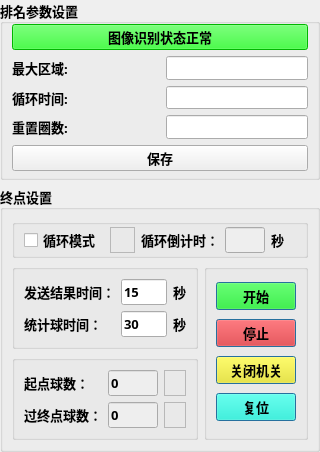
              <widget class="QWidget" name="widget_20" native="true">
               <property name="minimumSize">
                <size>
                 <width>320</width>
                 <height>10</height>
                </size>
               </property>
               <property name="maximumSize">
                <size>
                 <width>200</width>
                 <height>16777215</height>
                </size>
               </property>
               <property name="font">
                <font>
                 <family>微软雅黑</family>
                 <pointsize>10</pointsize>
                 <bold>true</bold>
                </font>
               </property>
               <layout class="QGridLayout" name="gridLayout_29">
                <property name="leftMargin">
                 <number>0</number>
                </property>
                <property name="topMargin">
                 <number>0</number>
                </property>
                <property name="rightMargin">
                 <number>0</number>
                </property>
                <property name="bottomMargin">
                 <number>0</number>
                </property>
                <item row="0" column="0">
                 <widget class="QGroupBox" name="groupBox_ranking">
                  <property name="minimumSize">
                   <size>
                    <width>0</width>
                    <height>10</height>
                   </size>
                  </property>
                  <property name="maximumSize">
                   <size>
                    <width>16777215</width>
                    <height>180</height>
                   </size>
                  </property>
                  <property name="title">
                   <string>排名参数设置</string>
                  </property>
                  <layout class="QGridLayout" name="gridLayout_30">
                   <property name="topMargin">
                    <number>0</number>
                   </property>
                   <property name="bottomMargin">
                    <number>6</number>
                   </property>
                   <item row="2" column="0">
                    <widget class="QLabel" name="label_15">
                     <property name="minimumSize">
                      <size>
                       <width>0</width>
                       <height>10</height>
                      </size>
                     </property>
                     <property name="text">
                      <string>循环时间:</string>
                     </property>
                    </widget>
                   </item>
                   <item row="4" column="0" colspan="4">
                    <widget class="QPushButton" name="pushButton_save_Ranking">
                     <property name="minimumSize">
                      <size>
                       <width>0</width>
                       <height>10</height>
                      </size>
                     </property>
                     <property name="text">
                      <string>保存</string>
                     </property>
                    </widget>
                   </item>
                   <item row="1" column="2" colspan="2">
                    <widget class="QLineEdit" name="lineEdit_area_Ranking">
                     <property name="minimumSize">
                      <size>
                       <width>0</width>
                       <height>10</height>
                      </size>
                     </property>
                     <property name="toolTip">
                      <string>&lt;html&gt;&lt;head/&gt;&lt;body&gt;&lt;p&gt;设置最大区域数&lt;/p&gt;&lt;/body&gt;&lt;/html&gt;</string>
                     </property>
                    </widget>
                   </item>
                   <item row="3" column="2" colspan="2">
                    <widget class="QLineEdit" name="lineEdit_lap_Ranking">
                     <property name="minimumSize">
                      <size>
                       <width>0</width>
                       <height>10</height>
                      </size>
                     </property>
                     <property name="toolTip">
                      <string>&lt;html&gt;&lt;head/&gt;&lt;body&gt;&lt;p&gt;设置最大圈数&lt;/p&gt;&lt;/body&gt;&lt;/html&gt;</string>
                     </property>
                    </widget>
                   </item>
                   <item row="2" column="2" colspan="2">
                    <widget class="QLineEdit" name="lineEdit_Time_Restart_Ranking">
                     <property name="minimumSize">
                      <size>
                       <width>0</width>
                       <height>10</height>
                      </size>
                     </property>
                     <property name="toolTip">
                      <string/>
                     </property>
                    </widget>
                   </item>
                   <item row="1" column="0">
                    <widget class="QLabel" name="label_13">
                     <property name="minimumSize">
                      <size>
                       <width>0</width>
                       <height>10</height>
                      </size>
                     </property>
                     <property name="text">
                      <string>最大区域:</string>
                     </property>
                    </widget>
                   </item>
                   <item row="3" column="0">
                    <widget class="QLabel" name="label_14">
                     <property name="minimumSize">
                      <size>
                       <width>0</width>
                       <height>10</height>
                      </size>
                     </property>
                     <property name="text">
                      <string>重置圈数:</string>
                     </property>
                    </widget>
                   </item>
                   <item row="0" column="0" colspan="4">
                    <widget class="QPushButton" name="pushButton_udp_time">
                     <property name="minimumSize">
                      <size>
                       <width>0</width>
                       <height>10</height>
                      </size>
                     </property>
                     <property name="styleSheet">
                      <string notr="true">background:rgb(0, 255, 0)</string>
                     </property>
                     <property name="text">
                      <string>图像识别状态正常</string>
                     </property>
                    </widget>
                   </item>
                  </layout>
                 </widget>
                </item>
                <item row="1" column="0">
                 <widget class="QGroupBox" name="groupBox_18">
                  <property name="minimumSize">
                   <size>
                    <width>0</width>
                    <height>10</height>
                   </size>
                  </property>
                  <property name="maximumSize">
                   <size>
                    <width>16777215</width>
                    <height>16777215</height>
                   </size>
                  </property>
                  <property name="font">
                   <font>
                    <family>微软雅黑</family>
                    <pointsize>10</pointsize>
                    <bold>true</bold>
                   </font>
                  </property>
                  <property name="title">
                   <string>终点设置</string>
                  </property>
                  <layout class="QGridLayout" name="gridLayout_67">
                   <item row="0" column="0" colspan="2">
                    <widget class="QGroupBox" name="groupBox_25">
                     <property name="minimumSize">
                      <size>
                       <width>0</width>
                       <height>10</height>
                      </size>
                     </property>
                     <layout class="QGridLayout" name="gridLayout_41">
                      <property name="topMargin">
                       <number>0</number>
                      </property>
                      <property name="bottomMargin">
                       <number>0</number>
                      </property>
                      <item row="0" column="5">
                       <widget class="QLabel" name="label_42">
                        <property name="minimumSize">
                         <size>
                          <width>0</width>
                          <height>10</height>
                         </size>
                        </property>
                        <property name="font">
                         <font>
                          <family>微软雅黑</family>
                          <pointsize>10</pointsize>
                          <bold>true</bold>
                         </font>
                        </property>
                        <property name="text">
                         <string>秒</string>
                        </property>
                       </widget>
                      </item>
                      <item row="0" column="2">
                       <widget class="QLabel" name="label_27">
                        <property name="minimumSize">
                         <size>
                          <width>0</width>
                          <height>10</height>
                         </size>
                        </property>
                        <property name="maximumSize">
                         <size>
                          <width>120</width>
                          <height>16777215</height>
                         </size>
                        </property>
                        <property name="font">
                         <font>
                          <family>微软雅黑</family>
                          <pointsize>10</pointsize>
                          <bold>true</bold>
                         </font>
                        </property>
                        <property name="text">
                         <string>循环倒计时：</string>
                        </property>
                       </widget>
                      </item>
                      <item row="0" column="0">
                       <widget class="QCheckBox" name="checkBox_restart">
                        <property name="minimumSize">
                         <size>
                          <width>80</width>
                          <height>10</height>
                         </size>
                        </property>
                        <property name="font">
                         <font>
                          <family>微软雅黑</family>
                          <pointsize>10</pointsize>
                          <bold>true</bold>
                         </font>
                        </property>
                        <property name="text">
                         <string>循环模式</string>
                        </property>
                       </widget>
                      </item>
                      <item row="0" column="3">
                       <widget class="QLineEdit" name="lineEdit_time">
                        <property name="minimumSize">
                         <size>
                          <width>0</width>
                          <height>10</height>
                         </size>
                        </property>
                        <property name="maximumSize">
                         <size>
                          <width>40</width>
                          <height>16777215</height>
                         </size>
                        </property>
                        <property name="font">
                         <font>
                          <family>微软雅黑</family>
                          <pointsize>10</pointsize>
                          <bold>true</bold>
                         </font>
                        </property>
                        <property name="styleSheet">
                         <string notr="true">background:rgb(238, 238, 238)</string>
                        </property>
                        <property name="readOnly">
                         <bool>true</bool>
                        </property>
                       </widget>
                      </item>
                      <item row="0" column="1">
                       <widget class="QFrame" name="frame_30">
                        <property name="minimumSize">
                         <size>
                          <width>20</width>
                          <height>10</height>
                         </size>
                        </property>
                        <property name="frameShape">
                         <enum>QFrame::Shape::StyledPanel</enum>
                        </property>
                        <property name="frameShadow">
                         <enum>QFrame::Shadow::Raised</enum>
                        </property>
                       </widget>
                      </item>
                     </layout>
                    </widget>
                   </item>
                   <item row="1" column="0">
                    <widget class="QGroupBox" name="groupBox_33">
                     <property name="minimumSize">
                      <size>
                       <width>0</width>
                       <height>10</height>
                      </size>
                     </property>
                     <layout class="QGridLayout" name="gridLayout_47">
                      <item row="2" column="0">
                       <widget class="QLabel" name="label_41">
                        <property name="minimumSize">
                         <size>
                          <width>0</width>
                          <height>10</height>
                         </size>
                        </property>
                        <property name="font">
                         <font>
                          <family>微软雅黑</family>
                          <pointsize>10</pointsize>
                          <bold>true</bold>
                         </font>
                        </property>
                        <property name="text">
                         <string>统计球时间：</string>
                        </property>
                       </widget>
                      </item>
                      <item row="2" column="1">
                       <widget class="QLineEdit" name="lineEdit_time_count_ball">
                        <property name="minimumSize">
                         <size>
                          <width>0</width>
                          <height>10</height>
                         </size>
                        </property>
                        <property name="maximumSize">
                         <size>
                          <width>50</width>
                          <height>16777215</height>
                         </size>
                        </property>
                        <property name="text">
                         <string>30</string>
                        </property>
                       </widget>
                      </item>
                      <item row="0" column="0">
                       <widget class="QLabel" name="label_28">
                        <property name="minimumSize">
                         <size>
                          <width>0</width>
                          <height>10</height>
                         </size>
                        </property>
                        <property name="font">
                         <font>
                          <family>微软雅黑</family>
                          <pointsize>10</pointsize>
                          <bold>true</bold>
                         </font>
                        </property>
                        <property name="text">
                         <string>发送结果时间：</string>
                        </property>
                       </widget>
                      </item>
                      <item row="2" column="2">
                       <widget class="QLabel" name="label_40">
                        <property name="minimumSize">
                         <size>
                          <width>0</width>
                          <height>10</height>
                         </size>
                        </property>
                        <property name="font">
                         <font>
                          <family>微软雅黑</family>
                          <pointsize>10</pointsize>
                          <bold>true</bold>
                         </font>
                        </property>
                        <property name="text">
                         <string>秒</string>
                        </property>
                       </widget>
                      </item>
                      <item row="0" column="1">
                       <widget class="QLineEdit" name="lineEdit_time_send_result">
                        <property name="minimumSize">
                         <size>
                          <width>0</width>
                          <height>10</height>
                         </size>
                        </property>
                        <property name="maximumSize">
                         <size>
                          <width>50</width>
                          <height>16777215</height>
                         </size>
                        </property>
                        <property name="text">
                         <string>15</string>
                        </property>
                       </widget>
                      </item>
                      <item row="0" column="2">
                       <widget class="QLabel" name="label_29">
                        <property name="minimumSize">
                         <size>
                          <width>0</width>
                          <height>10</height>
                         </size>
                        </property>
                        <property name="font">
                         <font>
                          <family>微软雅黑</family>
                          <pointsize>10</pointsize>
                          <bold>true</bold>
                         </font>
                        </property>
                        <property name="text">
                         <string>秒</string>
                        </property>
                       </widget>
                      </item>
                     </layout>
                    </widget>
                   </item>
                   <item row="1" column="1" rowspan="2">
                    <widget class="QGroupBox" name="groupBox_37">
                     <property name="minimumSize">
                      <size>
                       <width>0</width>
                       <height>10</height>
                      </size>
                     </property>
                     <property name="title">
                      <string/>
                     </property>
                     <layout class="QGridLayout" name="gridLayout_48">
                      <item row="1" column="1">
                       <widget class="QPushButton" name="pushButton_CardStop_2">
                        <property name="minimumSize">
                         <size>
                          <width>0</width>
                          <height>10</height>
                         </size>
                        </property>
                        <property name="font">
                         <font>
                          <family>微软雅黑</family>
                          <pointsize>10</pointsize>
                          <bold>true</bold>
                         </font>
                        </property>
                        <property name="focusPolicy">
                         <enum>Qt::FocusPolicy::NoFocus</enum>
                        </property>
                        <property name="styleSheet">
                         <string notr="true">background:rgb(248,0,0)</string>
                        </property>
                        <property name="text">
                         <string>停止</string>
                        </property>
                        <property name="checkable">
                         <bool>false</bool>
                        </property>
                        <property name="checked">
                         <bool>false</bool>
                        </property>
                        <property name="default">
                         <bool>true</bool>
                        </property>
                       </widget>
                      </item>
                      <item row="2" column="1">
                       <widget class="QPushButton" name="pushButton_CardClose">
                        <property name="minimumSize">
                         <size>
                          <width>80</width>
                          <height>0</height>
                         </size>
                        </property>
                        <property name="font">
                         <font>
                          <family>微软雅黑</family>
                          <pointsize>10</pointsize>
                          <bold>true</bold>
                         </font>
                        </property>
                        <property name="focusPolicy">
                         <enum>Qt::FocusPolicy::NoFocus</enum>
                        </property>
                        <property name="styleSheet">
                         <string notr="true">background:rgb(255,240,0)</string>
                        </property>
                        <property name="text">
                         <string>关闭机关</string>
                        </property>
                        <property name="default">
                         <bool>true</bool>
                        </property>
                       </widget>
                      </item>
                      <item row="0" column="1">
                       <widget class="QPushButton" name="pushButton_CardRun_2">
                        <property name="minimumSize">
                         <size>
                          <width>0</width>
                          <height>10</height>
                         </size>
                        </property>
                        <property name="font">
                         <font>
                          <family>微软雅黑</family>
                          <pointsize>10</pointsize>
                          <bold>true</bold>
                         </font>
                        </property>
                        <property name="focusPolicy">
                         <enum>Qt::FocusPolicy::NoFocus</enum>
                        </property>
                        <property name="styleSheet">
                         <string notr="true">background:rgb(0,240,0)</string>
                        </property>
                        <property name="text">
                         <string>开始</string>
                        </property>
                        <property name="default">
                         <bool>true</bool>
                        </property>
                       </widget>
                      </item>
                      <item row="3" column="1">
                       <widget class="QPushButton" name="pushButton_Cardreset">
                        <property name="minimumSize">
                         <size>
                          <width>80</width>
                          <height>0</height>
                         </size>
                        </property>
                        <property name="font">
                         <font>
                          <family>微软雅黑</family>
                          <pointsize>10</pointsize>
                          <bold>true</bold>
                         </font>
                        </property>
                        <property name="focusPolicy">
                         <enum>Qt::FocusPolicy::NoFocus</enum>
                        </property>
                        <property name="styleSheet">
                         <string notr="true">background:rgb(0,255,220)</string>
                        </property>
                        <property name="text">
                         <string>复位</string>
                        </property>
                        <property name="default">
                         <bool>true</bool>
                        </property>
                       </widget>
                      </item>
                     </layout>
                    </widget>
                   </item>
                   <item row="2" column="0">
                    <widget class="QGroupBox" name="groupBox_24">
                     <property name="minimumSize">
                      <size>
                       <width>0</width>
                       <height>10</height>
                      </size>
                     </property>
                     <layout class="QGridLayout" name="gridLayout_43">
                      <item row="0" column="2">
                       <widget class="QLineEdit" name="lineEdit_ball_start">
                        <property name="minimumSize">
                         <size>
                          <width>50</width>
                          <height>10</height>
                         </size>
                        </property>
                        <property name="maximumSize">
                         <size>
                          <width>30</width>
                          <height>16777215</height>
                         </size>
                        </property>
                        <property name="font">
                         <font>
                          <family>微软雅黑</family>
                          <pointsize>10</pointsize>
                          <bold>true</bold>
                         </font>
                        </property>
                        <property name="styleSheet">
                         <string notr="true">background:rgb(238, 238, 238)</string>
                        </property>
                        <property name="text">
                         <string>0</string>
                        </property>
                        <property name="readOnly">
                         <bool>true</bool>
                        </property>
                       </widget>
                      </item>
                      <item row="1" column="2">
                       <widget class="QLineEdit" name="lineEdit_ball_end">
                        <property name="minimumSize">
                         <size>
                          <width>50</width>
                          <height>10</height>
                         </size>
                        </property>
                        <property name="maximumSize">
                         <size>
                          <width>30</width>
                          <height>16777215</height>
                         </size>
                        </property>
                        <property name="font">
                         <font>
                          <family>微软雅黑</family>
                          <pointsize>10</pointsize>
                          <bold>true</bold>
                         </font>
                        </property>
                        <property name="styleSheet">
                         <string notr="true">background:rgb(238, 238, 238)</string>
                        </property>
                        <property name="text">
                         <string>0</string>
                        </property>
                        <property name="readOnly">
                         <bool>true</bool>
                        </property>
                       </widget>
                      </item>
                      <item row="1" column="1">
                       <widget class="QLabel" name="label_7">
                        <property name="minimumSize">
                         <size>
                          <width>0</width>
                          <height>10</height>
                         </size>
                        </property>
                        <property name="maximumSize">
                         <size>
                          <width>150</width>
                          <height>16777215</height>
                         </size>
                        </property>
                        <property name="font">
                         <font>
                          <family>微软雅黑</family>
                          <pointsize>10</pointsize>
                          <bold>true</bold>
                         </font>
                        </property>
                        <property name="text">
                         <string>过终点球数：</string>
                        </property>
                       </widget>
                      </item>
                      <item row="0" column="1">
                       <widget class="QLabel" name="label_8">
                        <property name="minimumSize">
                         <size>
                          <width>0</width>
                          <height>10</height>
                         </size>
                        </property>
                        <property name="maximumSize">
                         <size>
                          <width>150</width>
                          <height>16777215</height>
                         </size>
                        </property>
                        <property name="font">
                         <font>
                          <family>微软雅黑</family>
                          <pointsize>10</pointsize>
                          <bold>true</bold>
                         </font>
                        </property>
                        <property name="text">
                         <string>起点球数：</string>
                        </property>
                       </widget>
                      </item>
                      <item row="1" column="3">
                       <widget class="QFrame" name="frame_32">
                        <property name="minimumSize">
                         <size>
                          <width>20</width>
                          <height>10</height>
                         </size>
                        </property>
                        <property name="frameShape">
                         <enum>QFrame::Shape::StyledPanel</enum>
                        </property>
                        <property name="frameShadow">
                         <enum>QFrame::Shadow::Raised</enum>
                        </property>
                       </widget>
                      </item>
                      <item row="0" column="3">
                       <widget class="QFrame" name="frame_31">
                        <property name="minimumSize">
                         <size>
                          <width>20</width>
                          <height>10</height>
                         </size>
                        </property>
                        <property name="frameShape">
                         <enum>QFrame::Shape::StyledPanel</enum>
                        </property>
                        <property name="frameShadow">
                         <enum>QFrame::Shadow::Raised</enum>
                        </property>
                       </widget>
                      </item>
                     </layout>
                    </widget>
                   </item>
                  </layout>
                 </widget>
                </item>
               </layout>
              </widget>
